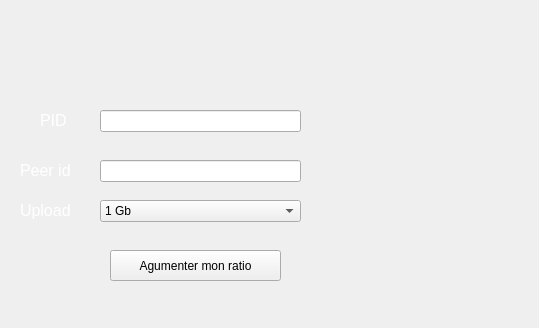
<?xml version="1.0" encoding="UTF-8"?>
<ui version="4.0">
 <class>MainWindow</class>
 <widget class="QMainWindow" name="MainWindow">
  <property name="geometry">
   <rect>
    <x>0</x>
    <y>0</y>
    <width>539</width>
    <height>328</height>
   </rect>
  </property>
  <property name="windowTitle">
   <string>MainWindow</string>
  </property>
  <property name="styleSheet">
   <string notr="true">QWidget { 
	background-image: url(&quot;/home/atmoner/Bureau/logo.png&quot;);
    background-repeat: no-repeat;
}</string>
  </property>
  <widget class="QWidget" name="centralWidget">
   <widget class="QPushButton" name="btnHello">
    <property name="geometry">
     <rect>
      <x>110</x>
      <y>250</y>
      <width>171</width>
      <height>31</height>
     </rect>
    </property>
    <property name="styleSheet">
     <string notr="true">background: none;</string>
    </property>
    <property name="text">
     <string>Agumenter mon ratio</string>
    </property>
   </widget>
   <widget class="QLineEdit" name="lineEdit">
    <property name="enabled">
     <bool>true</bool>
    </property>
    <property name="geometry">
     <rect>
      <x>100</x>
      <y>110</y>
      <width>201</width>
      <height>22</height>
     </rect>
    </property>
    <property name="palette">
     <palette>
      <active/>
      <inactive/>
      <disabled/>
     </palette>
    </property>
   </widget>
   <widget class="QLineEdit" name="lineEdit2">
    <property name="geometry">
     <rect>
      <x>100</x>
      <y>160</y>
      <width>201</width>
      <height>22</height>
     </rect>
    </property>
   </widget>
   <widget class="QComboBox" name="comboBox">
    <property name="geometry">
     <rect>
      <x>100</x>
      <y>200</y>
      <width>201</width>
      <height>22</height>
     </rect>
    </property>
    <item>
     <property name="text">
      <string>1 Gb</string>
     </property>
    </item>
    <item>
     <property name="text">
      <string>5 Gb</string>
     </property>
    </item>
    <item>
     <property name="text">
      <string>10 Gb</string>
     </property>
    </item>
   </widget>
   <widget class="QLabel" name="label">
    <property name="geometry">
     <rect>
      <x>40</x>
      <y>110</y>
      <width>59</width>
      <height>21</height>
     </rect>
    </property>
    <property name="styleSheet">
     <string notr="true">background: none;</string>
    </property>
    <property name="text">
     <string>&lt;html&gt;&lt;head/&gt;&lt;body&gt;&lt;p&gt;&lt;span style=&quot; font-size:12pt; color:#ffffff;&quot;&gt;PID&lt;/span&gt;&lt;/p&gt;&lt;/body&gt;&lt;/html&gt;</string>
    </property>
   </widget>
   <widget class="QLabel" name="label_2">
    <property name="geometry">
     <rect>
      <x>20</x>
      <y>160</y>
      <width>59</width>
      <height>21</height>
     </rect>
    </property>
    <property name="styleSheet">
     <string notr="true">background: none;</string>
    </property>
    <property name="text">
     <string>&lt;html&gt;&lt;head/&gt;&lt;body&gt;&lt;p&gt;&lt;span style=&quot; font-size:12pt; color:#ffffff;&quot;&gt;Peer id&lt;/span&gt;&lt;/p&gt;&lt;/body&gt;&lt;/html&gt;</string>
    </property>
   </widget>
   <widget class="QLabel" name="label_3">
    <property name="geometry">
     <rect>
      <x>20</x>
      <y>200</y>
      <width>59</width>
      <height>21</height>
     </rect>
    </property>
    <property name="styleSheet">
     <string notr="true">background: none;</string>
    </property>
    <property name="text">
     <string>&lt;html&gt;&lt;head/&gt;&lt;body&gt;&lt;p&gt;&lt;span style=&quot; font-size:12pt; color:#ffffff;&quot;&gt;Upload&lt;/span&gt;&lt;/p&gt;&lt;/body&gt;&lt;/html&gt;</string>
    </property>
   </widget>
   <widget class="QLabel" name="label_4">
    <property name="geometry">
     <rect>
      <x>370</x>
      <y>20</y>
      <width>141</width>
      <height>291</height>
     </rect>
    </property>
    <property name="styleSheet">
     <string notr="true">background: none;
color: rgb(85, 255, 255);
 </string>
    </property>
    <property name="text">
     <string/>
    </property>
   </widget>
  </widget>
 </widget>
 <layoutdefault spacing="6" margin="11"/>
 <resources/>
 <connections/>
</ui>
